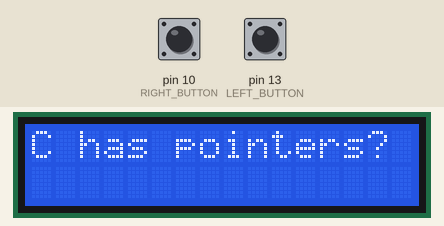
The sketch below on a simulated Arduino Uno, built with avr-gcc and run on an emulated ATmega328P. Parts: 16×2 character LCD. Inputs (shaded band) come from the test bench; at power-on: pin 10 (RIGHT_BUTTON) HIGH, pin 13 (LEFT_BUTTON) HIGH.

Above: at 1.2 s.
1.3 s: pin 10 (RIGHT_BUTTON) pulled LOW for 3.2 s
At 4.5 s:
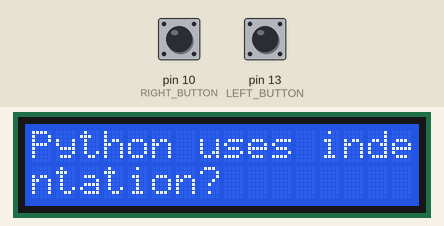
6.0 s: pin 13 (LEFT_BUTTON) pulled LOW for 0.15 s
At 7.8 s:
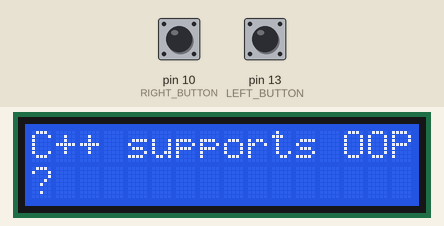
8.7 s: pin 10 (RIGHT_BUTTON) pulled LOW for 0.15 s
At 11.0 s:
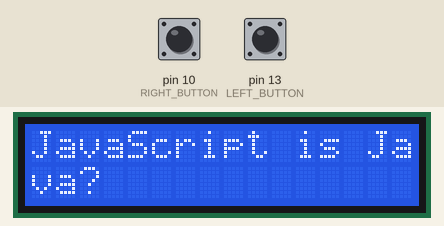
11.4 s: pin 13 (LEFT_BUTTON) pulled LOW for 1 s
At 13.1 s:
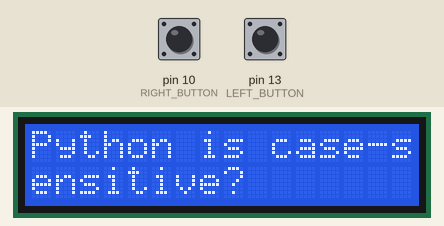
14.1 s: pin 10 (RIGHT_BUTTON) pulled LOW for 1 s
At 16.4 s:
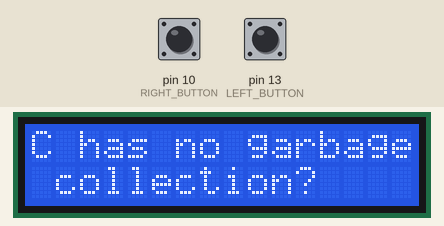
16.8 s: pin 13 (LEFT_BUTTON) pulled LOW for 3.2 s
At 19.9 s:
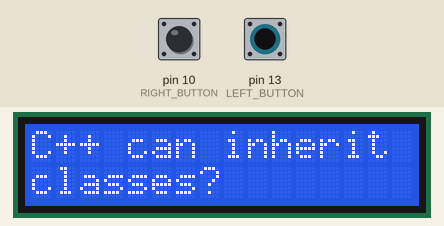
Timing chart, 0 to 21.4 s (numbered marks = the images above; inputs shaded):
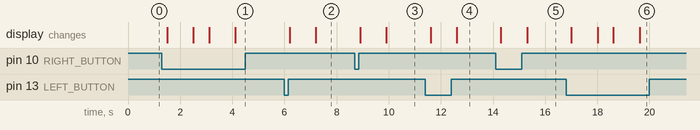

The sketch:

quiz.ino
```cpp
#include <LiquidCrystal.h>
#include <string.h>

const int rs = 7, en = 6, d4 = 5, d5 = 4, d6 = 3, d7 = 2;
LiquidCrystal lcd(rs, en, d4, d5, d6, d7);

#define LEFT_BUTTON 13
#define RIGHT_BUTTON 10

// Define quiz structure
struct quiz {
    const char* ques;
    bool correctAnswer;
};

// Store questions in regular memory
const struct quiz quizzes[] = {
    {"C has pointers?", true},
    {"Java is compiled?", false},
    {"Python uses indentation?", true},
    {"C++ supports OOP?", true},
    {"JavaScript is Java?", false},
    {"Python is case-sensitive?", true},
    {"C has no garbage collection?", true},
    {"Java runs on JVM?", true},
    {"C++ can inherit classes?", true},
    {"Python has static typing?", false},
    {"C supports structs?", true},
    {"Java uses interfaces?", true},
    {"Python has lists?", true},
    {"C++ allows multiple inheritance?", true},
    {"Java is platform-independent?", true},
    {"Python is statically typed?", false},
    {"C has a standard library?", true},
    {"Java can throw exceptions?", true},
    {"C++ uses headers?", true},
    {"Python supports lambda?", true}
};

char buffer[50];

void printQuestion(const char* ques) {
    lcd.clear();
    lcd.setCursor(0, 0);

    strncpy(buffer, ques, 16);
    buffer[16] = '\0';
    lcd.print(buffer);

    if (strlen(ques) > 16) {
        lcd.setCursor(0, 1);
        strncpy(buffer, ques + 16, 16);
        buffer[16] = '\0';
        lcd.print(buffer);
    }
}

void setup() {
    lcd.begin(16, 2);
    pinMode(LEFT_BUTTON, INPUT_PULLUP);
    pinMode(RIGHT_BUTTON, INPUT_PULLUP);
}

void loop() {
    lcd.clear();
    for (int i = 0; i < sizeof(quizzes) / sizeof(quizzes[0]); i++) {
        printQuestion(quizzes[i].ques);
        delay(400);

        bool userAnswered = false;
        while (!userAnswered) {
            if (digitalRead(LEFT_BUTTON) == LOW) {
                delay(200);
                displayResult(quizzes[i].correctAnswer);
                userAnswered = true;
            }
            if (digitalRead(RIGHT_BUTTON) == LOW) {
                delay(200);
                displayResult(!quizzes[i].correctAnswer);
                userAnswered = true;
            }
        }

        // delay(2000);
    }
}

void displayResult(bool isCorrect) {
    lcd.clear();
    lcd.setCursor(0, 0);
    if (isCorrect) {
        lcd.print("Correct!");
    } else {
        lcd.print("Incorrect!");
    }
    delay(1000);
}
```

Measured:
- after the input at 1.3 s, the display: first changes after 0.20 s (image 1 shows a later state)
- after the input at 6.0 s, the display: first changes after 0.20 s (image 2 shows a later state)
- after the input at 8.7 s, the display: first changes after 0.20 s (image 3 shows a later state)
- after the input at 11.4 s, the display: first changes after 0.20 s (image 4 shows a later state)
- after the input at 14.1 s, the display: first changes after 0.20 s (image 5 shows a later state)
- after the input at 16.8 s, the display: first changes after 0.20 s (image 6 shows a later state)
